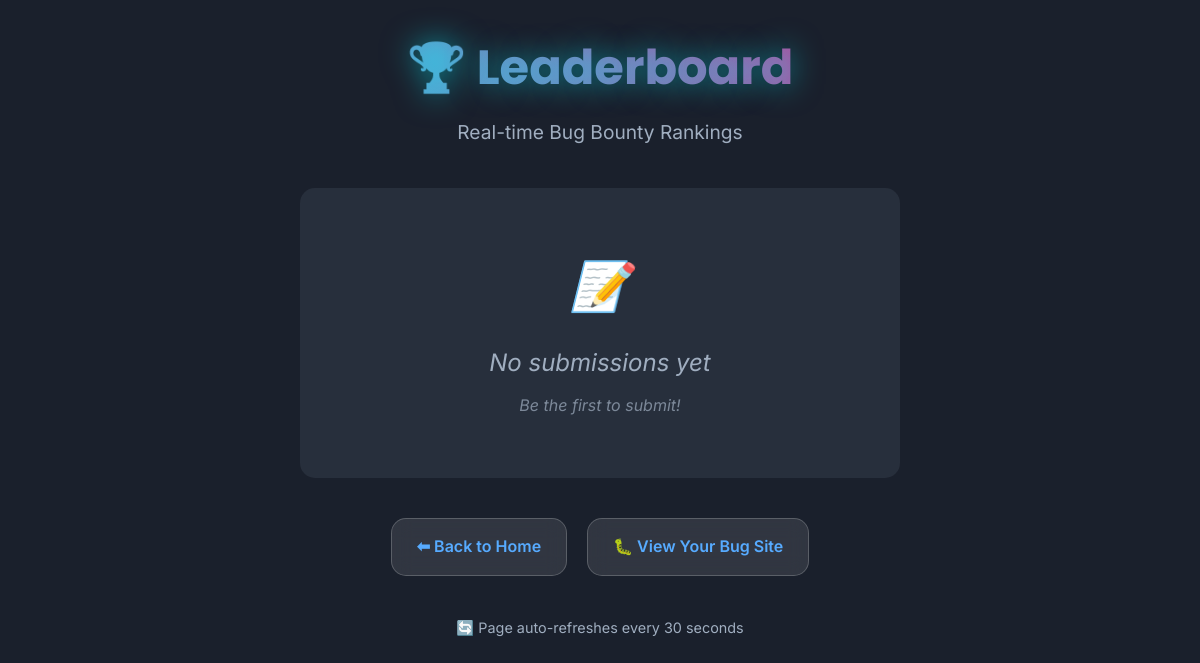
The page /leaderboard on the database as committed earlier.
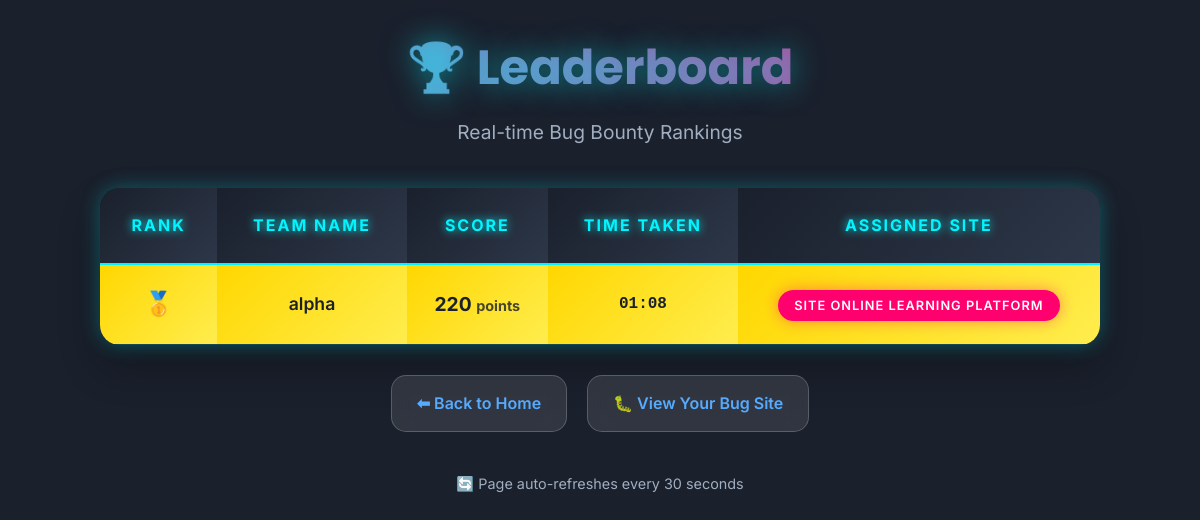
The same page on the database as committed later.
### tables this page shows
CREATE TABLE scores (
    id INTEGER PRIMARY KEY AUTOINCREMENT,
    name TEXT UNIQUE,
    score INTEGER,
    duration INTEGER,
    site_id INTEGER
);

### main.py (the view)
@app.route('/leaderboard')
def leaderboard():
    conn = sqlite3.connect('database.db')
    c = conn.cursor()
    c.execute("SELECT s.name, s.score, s.duration, s.site_id FROM scores s ORDER BY s.score DESC, s.duration ASC")
    rows = c.fetchall()
    conn.close()
    sites = get_sites()
    formatted_rows = []
    for row in rows:
        site_name = sites.get(str(row[3]), {}).get('name', TEMPLATE_FOLDERS.get(row[3], f'Site {row[3]}'))
        formatted_rows.append((row[0], row[1], format_time(row[2]), site_name))
    return render_template("leaderboard.html", rows=formatted_rows)

### main.py (called while the page is built)
def get_sites():
    try:
        with open('admin/sites.json', 'r') as f:
            return json.load(f)
    except:
        return {}

def format_time(seconds):
    if seconds <= 0:
        return "00:00"
    minutes = int(seconds // 60)
    secs = int(seconds % 60)
    return f"{minutes:02d}:{secs:02d}"

### templates/leaderboard.html (shortened to what this page needs)
<!DOCTYPE html>
<html lang="en">
<head>
    <link rel="stylesheet" href="{{ url_for('static', filename='css/style.css') }}">
</head>
<body>
    <div class="leaderboard-container">
        <div class="leaderboard-header">
            <h1 class="leaderboard-title">🏆 Leaderboard</h1>
            <p class="leaderboard-subtitle">Real-time Bug Bounty Rankings</p>
        </div>
        {% if rows %}
            <table class="neon-table">
                <thead>
                    <tr>
                        <th>Rank</th>
                        <th>Team Name</th>
                        <th>Score</th>
                        <th>Time Taken</th>
                        <th>Assigned Site</th>
                    </tr>
                </thead>
                <tbody>
                    {% for row in rows %}
                    <tr {% if loop.index == 1 %}class="rank-1"{% elif loop.index == 2 %}class="rank-2"{% elif loop.index == 3 %}class="rank-3"{% endif %}>
                        <td>
                            {% if loop.index == 1 %}
                                <span style="font-size: 1.5rem;">🥇</span>
                            {% elif loop.index == 2 %}
                                <span style="font-size: 1.5rem;">🥈</span>
                            {% elif loop.index == 3 %}
                                <span style="font-size: 1.5rem;">🥉</span>
                            {% else %}
                                <span style="font-weight: 600; font-size: 1.2rem;">{{ loop.index }}</span>
                            {% endif %}
                        </td>
                        <td style="font-weight: 600; font-size: 1.1rem;">{{ row[0] }}</td>
                        <td style="font-weight: 700; font-size: 1.2rem;">{{ row[1] }} <span style="font-size: 0.9rem; opacity: 0.8;">points</span></td>
                        <td style="font-family: monospace; font-size: 1rem;">{{ row[2] }}</td>
                        <td><span class="site-badge">Site {{ row[3] }}</span></td>
                    </tr>
                    {% endfor %}
                </tbody>
            </table>
        {% else %}
            <div class="no-scores">
                <div style="font-size: 3rem; margin-bottom: 20px;">📝</div>
                <div>No submissions yet</div>
                <div style="font-size: 1rem; margin-top: 10px; opacity: 0.7;">Be the first to submit!</div>
            </div>
        {% endif %}
        <div class="nav-links">
            <a href="/">⬅ Back to Home</a>
            <a href="/bug">🐛 View Your Bug Site</a>
        </div>
        <div style="text-align: center; margin-top: 40px;">
            <p style="color: #a0aec0; font-size: 0.9rem;">
                🔄 Page auto-refreshes every 30 seconds
            </p>
        </div>
    </div>
</body>
</html>

### static/css/style.css (style rules this page uses)
:root { --primary-gradient: linear-gradient(135deg, #667eea 0%, #764ba2 100%); --secondary-gradient: linear-gradient(135deg, #f093fb 0%, #f5576c 100%); --success-gradient: linear-gradient(135deg, #4facfe 0%, #00f2fe 100%); --warning-gradient: linear-gradient(135deg, #43e97b 0%, #38f9d7 100%); --danger-gradient: linear-gradient(135deg, #fa709a 0%, #fee140 100%); --dark-gradient: linear-gradient(135deg, #232526 0%, #414345 100%); --glass-bg: rgba(255, 255, 255, 0.1); --glass-border: rgba(255, 255, 255, 0.2); --glass-shadow: 0 8px 32px 0 rgba(31, 38, 135, 0.37); --neon-blue: #00f5ff; --neon-pink: #ff006e; --neon-green: #8ac926; --neon-purple: #7209b7; --text-primary: #2d3748; --text-secondary: #718096; --bg-light: #f7fafc; --bg-dark: #1a202c; }
* { margin: 0; padding: 0; box-sizing: border-box; }
body { font-family: 'Inter', sans-serif; background: var(--primary-gradient); min-height: 100vh; color: var(--text-primary); line-height: 1.6; }
.leaderboard-container { background: var(--bg-dark); min-height: 100vh; padding: 30px 20px; }
.leaderboard-header { text-align: center; margin-bottom: 40px; }
.leaderboard-title { font-family: 'Poppins', sans-serif; font-size: 3rem; font-weight: 700; background: linear-gradient(45deg, var(--neon-blue), var(--neon-pink)); -webkit-background-clip: text; -webkit-text-fill-color: transparent; background-clip: text; margin-bottom: 10px; text-shadow: 0 0 30px rgba(0, 245, 255, 0.5); }
.leaderboard-subtitle { color: #a0aec0; font-size: 1.2rem; }
.neon-table { width: 100%; max-width: 1000px; margin: 0 auto; border-collapse: collapse; background: rgba(26, 32, 44, 0.9); border-radius: 20px; overflow: hidden; box-shadow: 0 0 20px rgba(0, 245, 255, 0.3), 0 20px 40px rgba(0, 0, 0, 0.3); }
.neon-table th { background: linear-gradient(135deg, #1a202c, #2d3748); color: var(--neon-blue); padding: 25px; text-align: center; font-weight: 700; text-transform: uppercase; letter-spacing: 2px; border-bottom: 2px solid var(--neon-blue); font-size: 1rem; text-shadow: 0 0 10px var(--neon-blue); }
.neon-table td { padding: 20px; text-align: center; color: white; font-weight: 500; border-bottom: 1px solid rgba(0, 245, 255, 0.2); transition: all 0.3s ease; }
.rank-1 td { background: linear-gradient(135deg, #ffd700, #ffed4e) !important; color: #1a202c !important; font-weight: 700; text-shadow: none !important; }
.site-badge { background: var(--neon-pink); color: white; padding: 8px 16px; border-radius: 20px; font-weight: 600; font-size: 0.8rem; text-transform: uppercase; letter-spacing: 1px; box-shadow: 0 0 15px rgba(255, 0, 110, 0.4); }
.nav-links { display: flex; gap: 20px; margin: 30px 0; flex-wrap: wrap; justify-content: center; }
.nav-links a { background: var(--glass-bg); backdrop-filter: blur(10px); border: 1px solid var(--glass-border); border-radius: 15px; color: #57abff; text-decoration: none; padding: 15px 25px; font-weight: 600; transition: all 0.3s ease; display: flex; align-items: center; gap: 10px; }

Rows that differ between the two databases and show on the page:
added scores: name "alpha", score "220", row "01:08", row "ONLINE LEARNING PLATFORM"
Other text that changed with them:
text no longer shown: "📝 No submissions yet Be the first to submit!"
text now shown: "RANK TEAM NAME SCORE TIME TAKEN ASSIGNED SITE"
